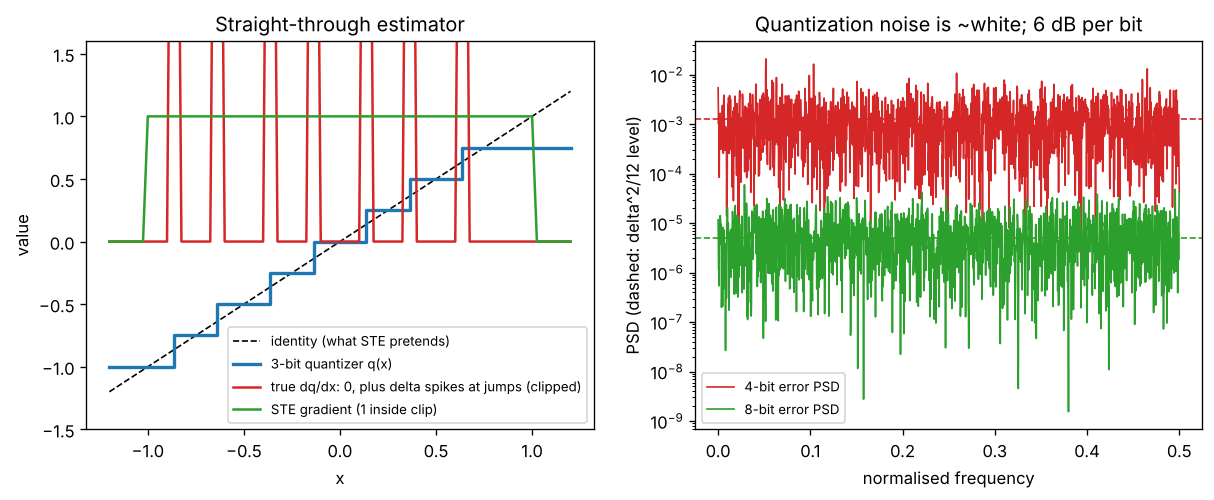

Here is the Python script that generated this plot:
"""
Day 138 - Consolidation: the discrete-made-differentiable thread
(argmax -> softmax -> straight-through quantization -> reparameterization -> top-k routing -> score function).
Left : a b-bit uniform quantizer. True derivative is 0 almost everywhere, so the straight-through estimator (STE)
       pretends d q(x)/dx = 1 inside the clip range.
Right: PSD of the quantization error of a sine at 4 and 8 bits. The error is ~white with power delta^2/12,
       so each extra bit lowers the floor by ~6 dB.
Synthetic, seed 42, nothing downloaded.
"""
import numpy as np
import matplotlib.pyplot as plt

np.random.seed(42)


def quantize(x, bits, lim=1.0):
    delta = 2 * lim / (2 ** bits)
    return np.clip(np.round(x / delta) * delta, -lim, lim - delta), delta


# ---- Left: staircase and its STE gradient ---------------------------------------------
x = np.linspace(-1.2, 1.2, 97)
q3, d3 = quantize(x, 3)
true_grad = np.gradient(q3, x)
ste_grad = ((x >= -1.0) & (x <= 1.0)).astype(float)
print(f"3-bit quantizer: step={d3:.3f}, fraction of points with true grad == 0: {np.mean(true_grad == 0):.2f}, "
      f"STE grad == 1 on [-1,1]")

# ---- Right: quantization-noise PSD ------------------------------------------------------
n = 4096
t = np.arange(n)
sig = 0.9 * np.sin(2 * np.pi * 0.0517 * t) + 0.05 * np.random.randn(n)
win = np.hanning(n)
res = {}
for bits in (4, 8):
    q, delta = quantize(sig, bits)
    err = q - sig
    psd = np.abs(np.fft.rfft(err * win)) ** 2 / (win ** 2).sum()
    res[bits] = (psd, err.var(), delta ** 2 / 12)
    print(f"{bits}-bit: error var={err.var():.2e}, theory delta^2/12={delta ** 2 / 12:.2e}, "
          f"mean PSD floor={10 * np.log10(psd[5:].mean()):.1f} dB")
drop = 10 * np.log10(res[4][0][5:].mean() / res[8][0][5:].mean())
print(f"floor drop 4->8 bits: {drop:.1f} dB (theory 6.02*4 = {6.02 * 4:.1f} dB)")

f = np.fft.rfftfreq(n)
fig, (ax1, ax2) = plt.subplots(1, 2, figsize=(12, 4.2))
ax1.plot(x, x, "k--", lw=1, label="identity (what STE pretends)")
ax1.step(x, q3, "tab:blue", lw=2, where="mid", label="3-bit quantizer q(x)")
ax1.plot(x, true_grad, "tab:red", lw=1.5, label="true dq/dx: 0, plus delta spikes at jumps (clipped)")
ax1.plot(x, ste_grad, "tab:green", lw=1.5, label="STE gradient (1 inside clip)")
ax1.set_ylim(-1.5, 1.6); ax1.set_xlabel("x"); ax1.set_ylabel("value")
ax1.set_title("Straight-through estimator")
ax1.legend(fontsize=8)

for bits, c in ((4, "tab:red"), (8, "tab:green")):
    psd, var, th = res[bits]
    ax2.semilogy(f, psd + 1e-18, c, lw=1, label=f"{bits}-bit error PSD")
    ax2.axhline(th, color=c, ls="--", lw=1)
ax2.set_xlabel("normalised frequency"); ax2.set_ylabel("PSD (dashed: delta^2/12 level)")
ax2.set_title("Quantization noise is ~white; 6 dB per bit")
ax2.legend(fontsize=8)

plt.savefig("graph_DAY_138.png", dpi=120, bbox_inches="tight")
